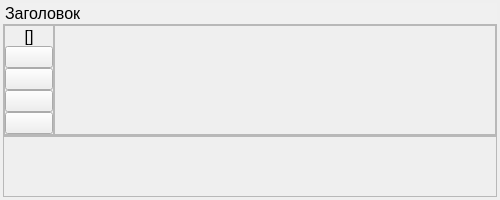
<?xml version="1.0" encoding="UTF-8"?>
<ui version="4.0">
 <class>CodeItem</class>
 <widget class="QWidget" name="CodeItem">
  <property name="geometry">
   <rect>
    <x>0</x>
    <y>0</y>
    <width>500</width>
    <height>200</height>
   </rect>
  </property>
  <property name="windowTitle">
   <string>Добавление блока кода</string>
  </property>
  <property name="windowIcon">
   <iconset resource="resources.qrc">
    <normaloff>:/icons/icons/settings.png</normaloff>:/icons/icons/settings.png</iconset>
  </property>
  <layout class="QVBoxLayout" name="main_vertical_layout" stretch="0,0,1">
   <property name="spacing">
    <number>0</number>
   </property>
   <property name="leftMargin">
    <number>3</number>
   </property>
   <property name="topMargin">
    <number>3</number>
   </property>
   <property name="rightMargin">
    <number>3</number>
   </property>
   <property name="bottomMargin">
    <number>3</number>
   </property>
   <item>
    <widget class="QLineEdit" name="code_caption">
     <property name="font">
      <font>
       <pointsize>12</pointsize>
      </font>
     </property>
     <property name="styleSheet">
      <string notr="true">background-color: rgba(255, 255, 255, 10);</string>
     </property>
     <property name="text">
      <string>Заголовок</string>
     </property>
     <property name="frame">
      <bool>false</bool>
     </property>
     <property name="alignment">
      <set>Qt::AlignLeading|Qt::AlignLeft|Qt::AlignTop</set>
     </property>
    </widget>
   </item>
   <item>
    <widget class="QFrame" name="main_frame">
     <property name="frameShape">
      <enum>QFrame::StyledPanel</enum>
     </property>
     <property name="frameShadow">
      <enum>QFrame::Raised</enum>
     </property>
     <layout class="QHBoxLayout" name="main_frame_horizontal_layout">
      <property name="spacing">
       <number>0</number>
      </property>
      <property name="leftMargin">
       <number>0</number>
      </property>
      <property name="topMargin">
       <number>0</number>
      </property>
      <property name="rightMargin">
       <number>0</number>
      </property>
      <property name="bottomMargin">
       <number>0</number>
      </property>
      <item>
       <widget class="QFrame" name="left_bar_frame">
        <property name="minimumSize">
         <size>
          <width>50</width>
          <height>0</height>
         </size>
        </property>
        <property name="maximumSize">
         <size>
          <width>50</width>
          <height>16777215</height>
         </size>
        </property>
        <property name="frameShape">
         <enum>QFrame::StyledPanel</enum>
        </property>
        <property name="frameShadow">
         <enum>QFrame::Raised</enum>
        </property>
        <layout class="QVBoxLayout" name="left_bar_frame_vertical_layout">
         <property name="spacing">
          <number>0</number>
         </property>
         <property name="leftMargin">
          <number>0</number>
         </property>
         <property name="topMargin">
          <number>0</number>
         </property>
         <property name="rightMargin">
          <number>0</number>
         </property>
         <property name="bottomMargin">
          <number>0</number>
         </property>
         <item>
          <widget class="QLabel" name="indicator_label">
           <property name="sizePolicy">
            <sizepolicy hsizetype="Preferred" vsizetype="Fixed">
             <horstretch>0</horstretch>
             <verstretch>0</verstretch>
            </sizepolicy>
           </property>
           <property name="minimumSize">
            <size>
             <width>0</width>
             <height>20</height>
            </size>
           </property>
           <property name="font">
            <font>
             <pointsize>12</pointsize>
            </font>
           </property>
           <property name="text">
            <string>[]</string>
           </property>
           <property name="alignment">
            <set>Qt::AlignCenter</set>
           </property>
          </widget>
         </item>
         <item>
          <widget class="QPushButton" name="start_button">
           <property name="toolTip">
            <string>Запустить</string>
           </property>
           <property name="icon">
            <iconset resource="resources.qrc">
             <normaloff>:/icons/icons/run.png</normaloff>:/icons/icons/run.png</iconset>
           </property>
           <property name="iconSize">
            <size>
             <width>17</width>
             <height>17</height>
            </size>
           </property>
          </widget>
         </item>
         <item>
          <widget class="QPushButton" name="stop_button">
           <property name="toolTip">
            <string>Остановить</string>
           </property>
           <property name="icon">
            <iconset resource="resources.qrc">
             <normaloff>:/icons/icons/stop_execution.png</normaloff>:/icons/icons/stop_execution.png</iconset>
           </property>
           <property name="iconSize">
            <size>
             <width>15</width>
             <height>15</height>
            </size>
           </property>
          </widget>
         </item>
         <item>
          <widget class="QPushButton" name="del_button">
           <property name="toolTip">
            <string>Удалить</string>
           </property>
           <property name="icon">
            <iconset resource="resources.qrc">
             <normaloff>:/icons/icons/delete.png</normaloff>:/icons/icons/delete.png</iconset>
           </property>
           <property name="iconSize">
            <size>
             <width>15</width>
             <height>15</height>
            </size>
           </property>
          </widget>
         </item>
         <item>
          <widget class="QPushButton" name="hide_show_output_button">
           <property name="toolTip">
            <string>Скрыть/показать вывод</string>
           </property>
           <property name="icon">
            <iconset resource="resources.qrc">
             <normaloff>:/icons/icons/output.png</normaloff>:/icons/icons/output.png</iconset>
           </property>
           <property name="iconSize">
            <size>
             <width>15</width>
             <height>15</height>
            </size>
           </property>
           <property name="checkable">
            <bool>true</bool>
           </property>
          </widget>
         </item>
         <item>
          <spacer name="vertical_spacer">
           <property name="orientation">
            <enum>Qt::Vertical</enum>
           </property>
           <property name="sizeHint" stdset="0">
            <size>
             <width>0</width>
             <height>0</height>
            </size>
           </property>
          </spacer>
         </item>
        </layout>
       </widget>
      </item>
      <item>
       <widget class="QFrame" name="code_frame">
        <property name="frameShape">
         <enum>QFrame::StyledPanel</enum>
        </property>
        <property name="frameShadow">
         <enum>QFrame::Raised</enum>
        </property>
        <layout class="QVBoxLayout" name="code_frame_vertical_layout">
         <property name="spacing">
          <number>0</number>
         </property>
         <property name="leftMargin">
          <number>0</number>
         </property>
         <property name="topMargin">
          <number>0</number>
         </property>
         <property name="rightMargin">
          <number>0</number>
         </property>
         <property name="bottomMargin">
          <number>0</number>
         </property>
        </layout>
       </widget>
      </item>
     </layout>
    </widget>
   </item>
   <item>
    <widget class="QFrame" name="output_frame">
     <property name="frameShape">
      <enum>QFrame::StyledPanel</enum>
     </property>
     <property name="frameShadow">
      <enum>QFrame::Raised</enum>
     </property>
     <layout class="QVBoxLayout" name="output_frame_vertical_layout">
      <property name="spacing">
       <number>0</number>
      </property>
      <property name="sizeConstraint">
       <enum>QLayout::SetMinimumSize</enum>
      </property>
      <property name="leftMargin">
       <number>0</number>
      </property>
      <property name="topMargin">
       <number>0</number>
      </property>
      <property name="rightMargin">
       <number>0</number>
      </property>
      <property name="bottomMargin">
       <number>0</number>
      </property>
     </layout>
    </widget>
   </item>
  </layout>
 </widget>
 <resources>
  <include location="resources.qrc"/>
 </resources>
 <connections/>
</ui>
